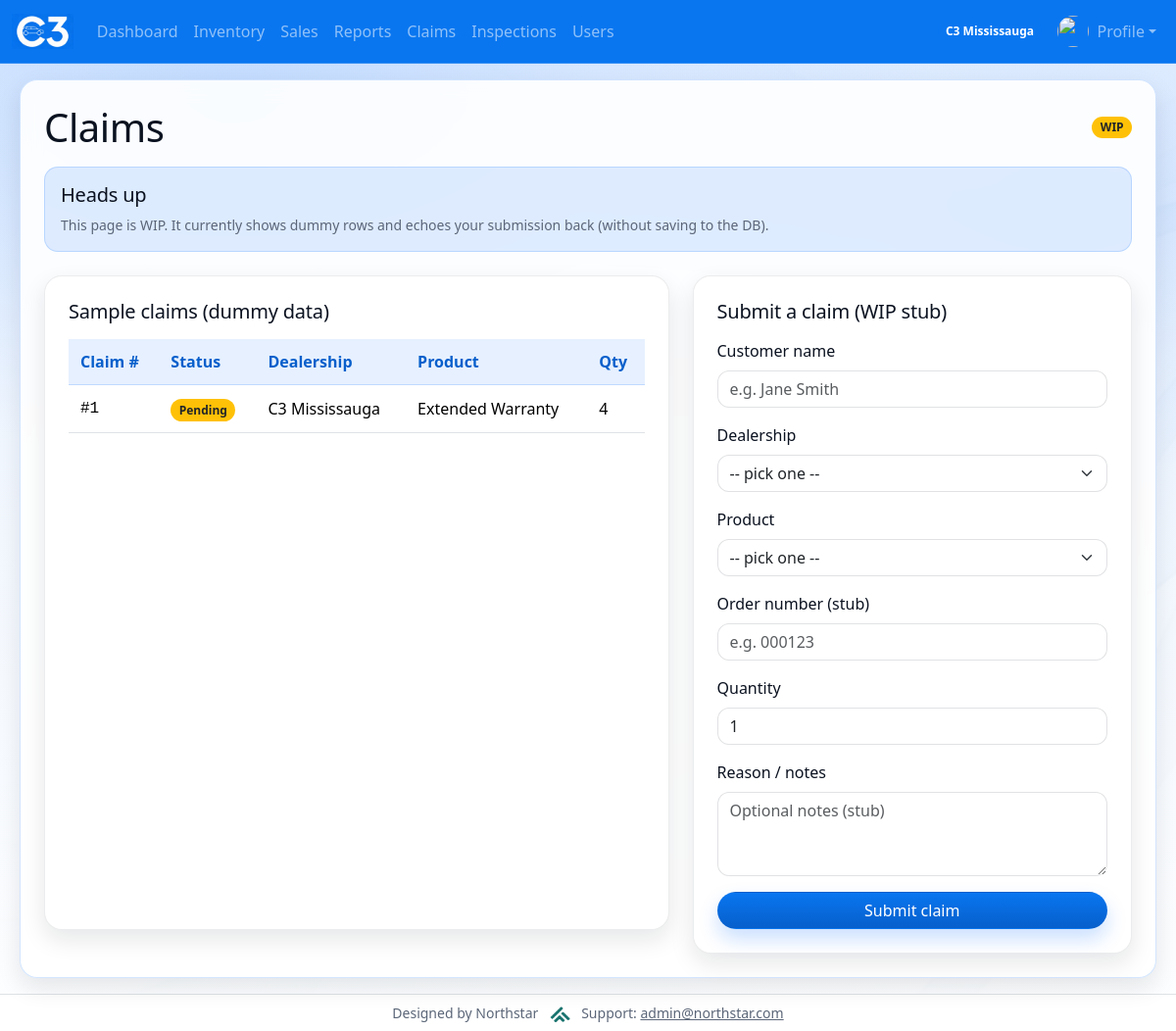
Page /home/claims/ (signed in) on the committed database.
### Dashboard/models.py (models this page shows, shortened)
class Dealership(models.Model):
    name = models.CharField(max_length=200)
    badge_css_class = models.CharField(
        max_length=80,
        default="bg-dark",
        help_text="Bootstrap/extra CSS classes for this dealership's badge (navbar, user list).",
    )
    is_default_home = models.BooleanField(
        default=False,
        help_text="If True, new user group edits default to this dealership when none is set.",
    )
    class Meta:
        ordering = ["name"]
    def resolved_badge_css_class(self) -> str:
        raw = (self.badge_css_class or "").strip()
        if raw.startswith("ns-badge-dealership-"):
            return raw

class SalesProduct(models.Model):
    name = models.CharField(max_length=200)
    price = models.DecimalField(max_digits=10, decimal_places=2, default=0, help_text="Product price")
    goal = models.PositiveIntegerField(default=1, help_text="Monthly sales goal")
    display_order = models.PositiveIntegerField(default=0)
    product_id = models.PositiveIntegerField(null=True, blank=True)
    tracks_inventory = models.BooleanField(
        default=True,
        help_text="If False (e.g. warranties), item is excluded from inventory and stock checks.",
    )
    class Meta:
        ordering = ['display_order', 'id']

### Dashboard/views.py (the view, shortened to what this page needs)
# urls.py: path("claims/", views.claims, name="claims"),
def claims(request):
    if not _can_access_claims(request.user):
        return HttpResponseForbidden("You don't have permission to view claims.")
    wip_mode = True
    claim_status_choices = [
        ("draft", "Draft"),
        ("pending", "Pending"),
        ("approved", "Approved"),
        ("rejected", "Rejected"),
        ("received", "Received"),
    ]
    dealerships = [
        {"pk": 1, "name": "C3 Mississauga"},
        {"pk": 2, "name": "Northside Motors"},
        {"pk": 3, "name": "Westside Auto"},
    ]
    products = list(SalesProduct.objects.all()[:6])
    products_stub = [{"pk": p.pk, "name": p.name} for p in products]
    sample_claims = [
        {
            "id": 1,
            "status": "pending",
            "dealership": dealerships[0],
            "product": products_stub[0] if products_stub else {"pk": None, "name": "—"},
            "quantity": 4,
            "submitted_at": timezone.now(),
            "customer_name": "Customer 1",
        }
    ]
    submitted_stub_data = None
    context = {
        "wip_mode": wip_mode,
        "claim_status_choices": claim_status_choices,
        "dealerships": dealerships,
        "products": products_stub,
        "sample_claims": sample_claims,
        "submitted_stub_data": submitted_stub_data,
    }
    return render(request, "Dashboard/claims.html", context)

### Dashboard/inventory_services.py (called while the page is built)
def user_home_dealership(user):
    if not user or not user.is_authenticated:
        return None
    try:
        from Profile.models import UserProfile
        prof = UserProfile.objects.select_related("dealership").filter(user=user).first()
        return prof.dealership if prof else None
    except Exception:
        return None

### Dashboard/views.py (called while the page is built)
def _can_access_claims(user):
    if not user.is_authenticated:
        return False
    if user.is_staff:
        return True
    return user.groups.filter(
        name__in=["Management", "Back Office", "Sales Rep", "Dealership User"]
    ).exists()

### Dashboard/templates/Dashboard/claims.html (shortened to what this page needs)
{% extends "Dashboard/base.html" %}
{% block content %}
<div class="d-flex align-items-center justify-content-between flex-wrap gap-2 mb-3">
	<h1 class="mb-0">Claims</h1>
	<span class="badge bg-warning text-dark">WIP</span>
</div>
<div class="ns-soft p-3 mb-4">
	<h2 class="h5 mb-2">Heads up</h2>
	<p class="text-muted small mb-0">
		This page is WIP. It currently shows dummy rows and echoes your submission back
		(without saving to the DB).
	</p>
</div>
<div class="row">
	<div class="col-lg-7 mb-4">
		<div class="ns-card p-3 p-md-4 h-100">
			<h2 class="h5 mb-3">Sample claims (dummy data)</h2>
			{% if sample_claims %}
			<div class="table-responsive">
			<table class="table table-sm align-middle mb-0">
				<thead>
					<tr>
						<th scope="col">Claim #</th>
						<th scope="col">Status</th>
						<th scope="col">Dealership</th>
						<th scope="col">Product</th>
						<th scope="col">Qty</th>
					</tr>
				</thead>
				<tbody>
					{% for c in sample_claims %}
					<tr>
						<td class="font-monospace">#{{ c.id }}</td>
						<td>
							{% if c.status == "pending" %}
								<span class="badge bg-warning text-dark">Pending</span>
							{% elif c.status == "approved" %}
								<span class="badge bg-success">Approved</span>
							{% elif c.status == "rejected" %}
								<span class="badge bg-danger">Rejected</span>
							{% elif c.status == "received" %}
								<span class="badge bg-info text-dark">Received</span>
							{% else %}
								<span class="badge bg-secondary">{{ c.status }}</span>
							{% endif %}
						</td>
						<td>{{ c.dealership.name }}</td>
						<td>{{ c.product.name }}</td>
						<td>{{ c.quantity }}</td>
					</tr>
					{% endfor %}
				</tbody>
			</table>
			</div>
			{% else %}
				<p class="text-muted small mb-0">No dummy claims.</p>
			{% endif %}
		</div>
	</div>
	<div class="col-lg-5">
		<div class="ns-card p-3 p-md-4 h-100">
			<h2 class="h5 mb-3">Submit a claim (WIP stub)</h2>
			<form method="post" action="">
				<div class="mb-3">
					<label class="form-label" for="id_customer_name">Customer name</label>
					<input class="form-control" type="text" name="customer_name" id="id_customer_name" maxlength="200" placeholder="e.g. Jane Smith" />
				</div>
				<div class="mb-3">
					<label class="form-label" for="id_dealership_id">Dealership</label>
					<select class="form-select" name="dealership_id" id="id_dealership_id">
						<option value="">-- pick one --</option>
					</select>
				</div>
				<div class="mb-3">
					<label class="form-label" for="id_product_id">Product</label>
					<select class="form-select" name="product_id" id="id_product_id">
						<option value="">-- pick one --</option>
					</select>
				</div>
				<div class="mb-3">
					<label class="form-label" for="id_order_number">Order number (stub)</label>
					<input class="form-control" type="text" name="order_number" id="id_order_number" maxlength="50" placeholder="e.g. 000123" />
				</div>
				<div class="mb-3">
					<label class="form-label" for="id_quantity">Quantity</label>
					<input class="form-control" type="number" name="quantity" id="id_quantity" min="1" value="1" />
				</div>
				<div class="mb-3">
					<label class="form-label" for="id_reason">Reason / notes</label>
					<textarea class="form-control" name="reason" id="id_reason" rows="3" placeholder="Optional notes (stub)" maxlength="2000"></textarea>
				</div>
				<button type="submit" class="btn btn-primary w-100">Submit claim</button>
			</form>
		</div>
	</div>
</div>
{% endblock content %}

### Dashboard/templates/Dashboard/base.html (shortened to what this page needs)
<!DOCTYPE html>
<html lang="en">
<head>
    {% load static %}
    <link rel="stylesheet" href="{% static 'bootstrap/css/bootstrap.css' %}">
    <link rel="stylesheet" href="{% static 'css/theme.css' %}">
</head>
<body class="d-flex flex-column min-vh-100">
<nav class="navbar navbar-expand-lg navbar-dark bg-primary">
    <div class="container-fluid">
        <a class="navbar-brand d-flex align-items-center" href="{% url ns_site_namespace|add:':home' %}">
            <img src="{% static 'images/logo.png' %}" alt="C3" height="36" style="max-height: 36px;">
        </a>
        {% if user.is_authenticated %}
        <div class="collapse navbar-collapse" id="navbarNavAltMarkup">
            <ul class="navbar-nav me-auto mb-2 mb-lg-0">
                <li class="nav-item">
                    <a class="nav-link" href="{% url ns_site_namespace|add:':index' %}">Dashboard</a>
                </li>
                <li class="nav-item">
                    <a class="nav-link" href="{% url ns_site_namespace|add:':inventory' %}">Inventory</a>
                </li>
                <li class="nav-item">
                    <a class="nav-link" href="{% url ns_site_namespace|add:':sales' %}">Sales</a>
                </li>
                <li class="nav-item">
                    <a class="nav-link" href="{% url ns_site_namespace|add:':Reports' %}">Reports</a>
                </li>
                <li class="nav-item">
                    <a class="nav-link" href="{% url ns_site_namespace|add:':claims' %}">Claims</a>
                </li>
                <li class="nav-item">
                    <a class="nav-link" href="{% url ns_site_namespace|add:':inspections' %}">Inspections</a>
                </li>
                {% if can_see_users %}
                <li class="nav-item">
                    <a class="nav-link" href="{% url 'Profile:user_list' %}">Users</a>
                </li>
                {% endif %}
            </ul>
            <ul class="navbar-nav ms-auto mb-2 mb-lg-0">
                <li class="nav-item d-flex align-items-center me-2">
                    {% if ns_dealership_label %}
                        <span class="badge rounded-pill text-bg-dark ns-dealership-badge {{ ns_dealership_badge_class|default:'' }}">{{ ns_dealership_label }}</span>
                    {% endif %}
                </li>
                <li class="nav-item dropdown">
                    <a class="nav-link dropdown-toggle d-flex align-items-center" href="#" id="profileNavDropdown" role="button" data-bs-toggle="dropdown" aria-expanded="false">
                        {% if profile_avatar_url %}
                            <img src="{{ profile_avatar_url }}" alt="" class="avatar-circle me-2" width="32" height="32">
                        {% else %}
                            <img src="{% static 'images/default-avatar.png' %}" alt="" class="avatar-circle me-2" width="32" height="32">
                        {% endif %}
                        Profile
                    </a>
                </li>
            </ul>
        </div>
        {% endif %}
    </div>
</nav>
<main class="container-fluid py-3 flex-grow-1">
    <div class="ns-surface p-3 p-md-4 mx-md-2">
{% block content %}{% endblock content %}
    </div>
</main>
<footer class="container-fluid py-2 text-center text-muted small border-top mt-auto bg-white">
	Designed by Northstar
	<img src="{% static 'images/northstar.png' %}" alt="Northstar" height="16" class="mx-2 align-text-bottom" style="max-height:16px;">
	Support: <a href="mailto:admin@northstar.com" class="text-muted">admin@northstar.com</a>
</footer>
</body>
</html>

### static/css/theme.css (style rules this page uses)
:root { --theme-primary: #0976f0; --theme-primary-dark: #075fcb; --theme-primary-soft: rgba(13, 110, 253, 0.12); --theme-ink: #0b1220; --theme-muted: #5b6678; --theme-surface: rgba(255, 255, 255, 0.9); --theme-surface-strong: #ffffff; --theme-border: rgba(13, 110, 253, 0.18); --theme-shadow: 0 16px 40px rgba(11, 18, 32, 0.12); --theme-shadow-sm: 0 10px 24px rgba(11, 18, 32, 0.1); --theme-radius-lg: 18px; --theme-radius-md: 14px; --theme-radius-sm: 12px; }
body { color: var(--theme-ink); background: radial-gradient(1200px 600px at 20% 10%, rgba(13, 110, 253, 0.18), transparent 60%), radial-gradient(900px 500px at 90% 20%, rgba(13, 110, 253, 0.12), transparent 55%), linear-gradient(180deg, rgba(231, 241, 255, 0.95), rgba(255, 255, 255, 0.92)); background-attachment: fixed; }
main { background: transparent; }
.ns-surface { background: var(--theme-surface); border: 1px solid var(--theme-border); border-radius: var(--theme-radius-lg); box-shadow: var(--theme-shadow-sm); backdrop-filter: blur(10px); }
.ns-card { background: var(--theme-surface-strong); border: 1px solid rgba(11, 18, 32, 0.08); border-radius: var(--theme-radius-lg); box-shadow: var(--theme-shadow-sm); }
.ns-soft { background: var(--theme-primary-soft); border: 1px solid var(--theme-border); border-radius: var(--theme-radius-md); }
.navbar.bg-primary { background-color: var(--theme-primary) !important; border-bottom: 1px solid rgba(255, 255, 255, 0.18); }
.navbar .navbar-brand { padding-top: 0; padding-bottom: 0; }
.navbar .navbar-brand img { display: block; }
.navbar .nav-link { border-radius: 999px; padding: 0.5rem 0.85rem; transition: background-color 120ms ease, color 120ms ease, transform 120ms ease; }
h1, h2, h3, h4, h5 { letter-spacing: -0.01em; }
.text-muted { color: var(--theme-muted) !important; }
.table { background-color: transparent; }
.table thead th { background-color: rgba(13, 110, 253, 0.1); color: var(--theme-primary-dark); border-color: rgba(13, 110, 253, 0.18); font-weight: 700; }
.table tbody tr { background: rgba(255, 255, 255, 0.9); }
.table > :not(caption) > * > * { padding: 0.7rem 0.75rem; }
.btn { border-radius: 999px; }
.btn-primary { background: linear-gradient(180deg, var(--theme-primary), var(--theme-primary-dark)); border-color: transparent; box-shadow: 0 10px 20px rgba(13, 110, 253, 0.22); }
.badge { border-radius: 999px; padding: 0.45em 0.7em; }
.form-control, .form-select, textarea.form-control { border-radius: var(--theme-radius-sm); border-color: rgba(11, 18, 32, 0.12); }
.avatar-circle { width: 32px; height: 32px; border-radius: 50%; object-fit: cover; display: inline-flex; align-items: center; justify-content: center; overflow: hidden; }
.badge.ns-dealership-badge { color: #fff !important; --bs-badge-color: #fff; }
.badge.ns-dealership-badge.ns-badge-dealership-mississauga, .navbar.bg-primary .badge.ns-dealership-badge.ns-badge-dealership-mississauga { background-color: var(--theme-primary) !important; }

### rows in the picture
Dealership: name "C3 Mississauga", id "1", dealership.name "C3 Mississauga", product.name "Extended Warranty", quantity "4"
